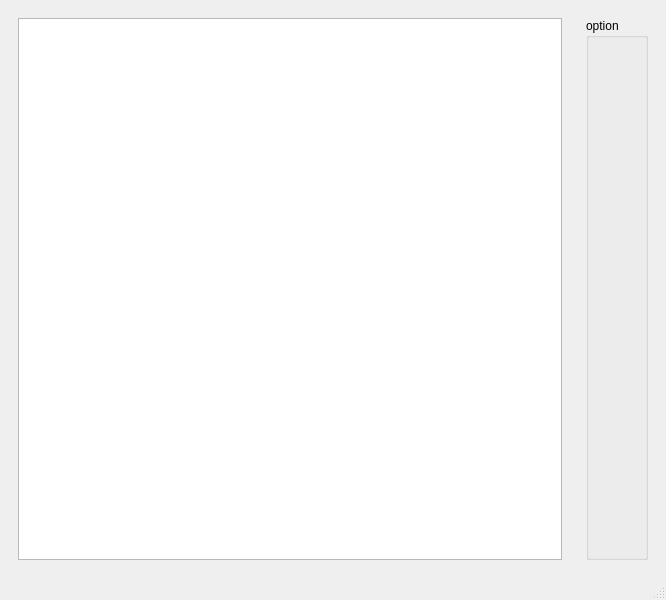
<?xml version="1.0" encoding="UTF-8"?>
<ui version="4.0">
 <class>MainWindow</class>
 <widget class="QMainWindow" name="MainWindow">
  <property name="geometry">
   <rect>
    <x>0</x>
    <y>0</y>
    <width>666</width>
    <height>600</height>
   </rect>
  </property>
  <property name="windowTitle">
   <string>MainWindow</string>
  </property>
  <widget class="QWidget" name="centralwidget">
   <layout class="QHBoxLayout" name="horizontalLayout">
    <item>
     <widget class="QWidget" name="widget_1" native="true">
      <layout class="QVBoxLayout" name="verticalLayout_1">
       <item>
        <widget class="QGraphicsView" name="graphicsView"/>
       </item>
      </layout>
     </widget>
    </item>
    <item>
     <widget class="QWidget" name="widget_2" native="true">
      <layout class="QVBoxLayout" name="verticalLayout_2">
       <item>
        <widget class="QGroupBox" name="groupBox">
         <property name="title">
          <string>option</string>
         </property>
        </widget>
       </item>
      </layout>
     </widget>
    </item>
   </layout>
  </widget>
  <widget class="QMenuBar" name="menubar">
   <property name="geometry">
    <rect>
     <x>0</x>
     <y>0</y>
     <width>666</width>
     <height>25</height>
    </rect>
   </property>
  </widget>
  <widget class="QStatusBar" name="statusbar"/>
 </widget>
 <resources/>
 <connections/>
</ui>
